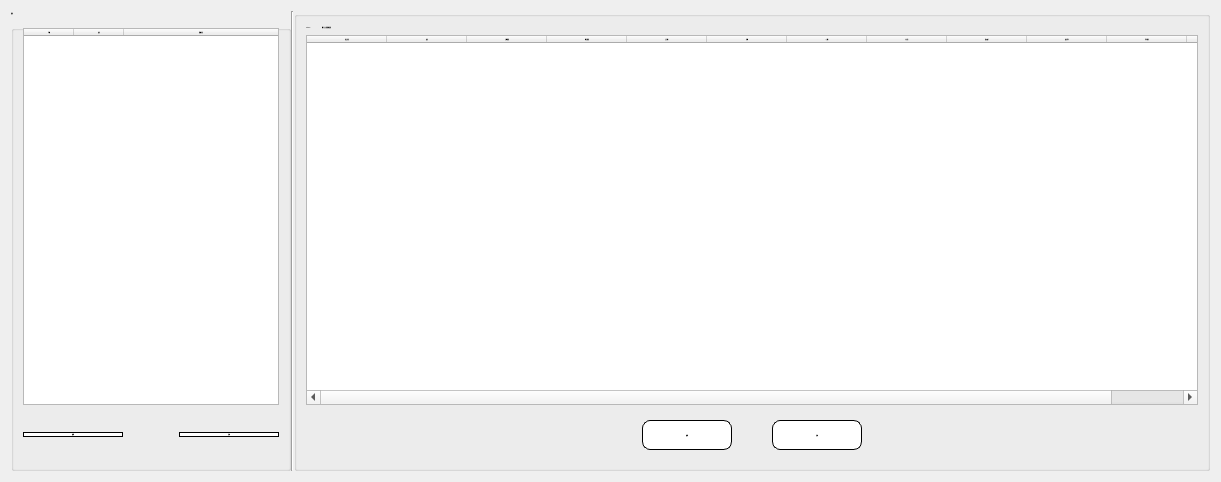
<?xml version="1.0" encoding="UTF-8"?>
<ui version="4.0">
 <class>LayerCostSetting</class>
 <widget class="QWidget" name="LayerCostSetting">
  <property name="geometry">
   <rect>
    <x>0</x>
    <y>0</y>
    <width>1221</width>
    <height>482</height>
   </rect>
  </property>
  <property name="windowTitle">
   <string>Form</string>
  </property>
  <layout class="QGridLayout" name="gridLayout">
   <item row="0" column="0">
    <widget class="QWidget" name="wBg" native="true">
     <property name="minimumSize">
      <size>
       <width>260</width>
       <height>0</height>
      </size>
     </property>
     <property name="maximumSize">
      <size>
       <width>2000</width>
       <height>16777215</height>
      </size>
     </property>
     <property name="styleSheet">
      <string notr="true">font: 18px &quot;Microsoft JhengHei UI&quot;;
</string>
     </property>
     <layout class="QGridLayout" name="gridLayout_2">
      <property name="leftMargin">
       <number>0</number>
      </property>
      <property name="topMargin">
       <number>0</number>
      </property>
      <property name="rightMargin">
       <number>0</number>
      </property>
      <property name="bottomMargin">
       <number>0</number>
      </property>
      <property name="spacing">
       <number>0</number>
      </property>
      <item row="0" column="0">
       <widget class="QGroupBox" name="groupBox">
        <property name="sizePolicy">
         <sizepolicy hsizetype="Fixed" vsizetype="Preferred">
          <horstretch>0</horstretch>
          <verstretch>0</verstretch>
         </sizepolicy>
        </property>
        <property name="minimumSize">
         <size>
          <width>260</width>
          <height>0</height>
         </size>
        </property>
        <property name="maximumSize">
         <size>
          <width>2000</width>
          <height>16777215</height>
         </size>
        </property>
        <property name="font">
         <font>
          <pointsize>-1</pointsize>
          <italic>false</italic>
          <bold>false</bold>
         </font>
        </property>
        <property name="title">
         <string>遊戲</string>
        </property>
        <layout class="QGridLayout" name="gridLayout_3">
         <item row="1" column="0">
          <widget class="QWidget" name="widget_3" native="true">
           <property name="minimumSize">
            <size>
             <width>0</width>
             <height>48</height>
            </size>
           </property>
           <property name="styleSheet">
            <string notr="true">
QPushButton{
font: 20px &quot;Microsoft JhengHei UI&quot;;


}



QPushButton{background-color: rgb(255, 255, 255);
border-radius:8px;
color: rgb(41,41,41);
border: 1px solid #000000; }


QPushButton:hover 
{ 
background-color: #55aaff; 
border-style: outset; 
border-width: 2px; 
font: 700 18px &quot;Microsoft JhengHei UI&quot;; 
}
QPushButton:pressed { 
border-style: outset; 
border-width: 0px; 
font: 700 24px &quot;Microsoft JhengHei UI&quot;; 
color:rgb(241,241,241);
background-color:#3c78b4;
}</string>
           </property>
           <layout class="QGridLayout" name="gridLayout_6">
            <property name="leftMargin">
             <number>0</number>
            </property>
            <property name="rightMargin">
             <number>0</number>
            </property>
            <item row="0" column="2">
             <widget class="QPushButton" name="btnGameAdd">
              <property name="sizePolicy">
               <sizepolicy hsizetype="Fixed" vsizetype="Fixed">
                <horstretch>0</horstretch>
                <verstretch>0</verstretch>
               </sizepolicy>
              </property>
              <property name="minimumSize">
               <size>
                <width>100</width>
                <height>0</height>
               </size>
              </property>
              <property name="text">
               <string>新增</string>
              </property>
             </widget>
            </item>
            <item row="0" column="0">
             <widget class="QPushButton" name="btnGameEdit">
              <property name="sizePolicy">
               <sizepolicy hsizetype="Fixed" vsizetype="Fixed">
                <horstretch>0</horstretch>
                <verstretch>0</verstretch>
               </sizepolicy>
              </property>
              <property name="minimumSize">
               <size>
                <width>100</width>
                <height>0</height>
               </size>
              </property>
              <property name="text">
               <string>編輯</string>
              </property>
             </widget>
            </item>
            <item row="0" column="1">
             <spacer name="horizontalSpacer">
              <property name="orientation">
               <enum>Qt::Horizontal</enum>
              </property>
              <property name="sizeHint" stdset="0">
               <size>
                <width>40</width>
                <height>20</height>
               </size>
              </property>
             </spacer>
            </item>
           </layout>
          </widget>
         </item>
         <item row="0" column="0">
          <widget class="QTableWidget" name="tbGame">
           <property name="sizePolicy">
            <sizepolicy hsizetype="Fixed" vsizetype="Expanding">
             <horstretch>0</horstretch>
             <verstretch>0</verstretch>
            </sizepolicy>
           </property>
           <property name="minimumSize">
            <size>
             <width>100</width>
             <height>0</height>
            </size>
           </property>
           <property name="focusPolicy">
            <enum>Qt::StrongFocus</enum>
           </property>
           <property name="editTriggers">
            <set>QAbstractItemView::NoEditTriggers</set>
           </property>
           <property name="selectionMode">
            <enum>QAbstractItemView::SingleSelection</enum>
           </property>
           <property name="selectionBehavior">
            <enum>QAbstractItemView::SelectRows</enum>
           </property>
           <attribute name="horizontalHeaderDefaultSectionSize">
            <number>50</number>
           </attribute>
           <attribute name="horizontalHeaderStretchLastSection">
            <bool>true</bool>
           </attribute>
           <attribute name="verticalHeaderVisible">
            <bool>false</bool>
           </attribute>
           <column>
            <property name="text">
             <string>代號</string>
            </property>
           </column>
           <column>
            <property name="text">
             <string>啟用</string>
            </property>
           </column>
           <column>
            <property name="text">
             <string>遊戲名稱</string>
            </property>
           </column>
          </widget>
         </item>
        </layout>
       </widget>
      </item>
      <item row="0" column="2">
       <widget class="QGroupBox" name="groupBox_2">
        <property name="sizePolicy">
         <sizepolicy hsizetype="Minimum" vsizetype="Preferred">
          <horstretch>0</horstretch>
          <verstretch>0</verstretch>
         </sizepolicy>
        </property>
        <property name="minimumSize">
         <size>
          <width>800</width>
          <height>0</height>
         </size>
        </property>
        <property name="font">
         <font>
          <pointsize>-1</pointsize>
          <italic>false</italic>
          <bold>false</bold>
         </font>
        </property>
        <property name="title">
         <string/>
        </property>
        <layout class="QGridLayout" name="gridLayout_4">
         <property name="horizontalSpacing">
          <number>10</number>
         </property>
         <item row="0" column="1">
          <widget class="QLabel" name="lbItemTitle1">
           <property name="sizePolicy">
            <sizepolicy hsizetype="Expanding" vsizetype="Preferred">
             <horstretch>0</horstretch>
             <verstretch>0</verstretch>
            </sizepolicy>
           </property>
           <property name="font">
            <font>
             <pointsize>-1</pointsize>
             <italic>false</italic>
             <bold>false</bold>
            </font>
           </property>
           <property name="text">
            <string>請先在左側選擇遊戲</string>
           </property>
          </widget>
         </item>
         <item row="0" column="0">
          <widget class="QLabel" name="lbItemTitle0">
           <property name="sizePolicy">
            <sizepolicy hsizetype="Fixed" vsizetype="Preferred">
             <horstretch>0</horstretch>
             <verstretch>0</verstretch>
            </sizepolicy>
           </property>
           <property name="font">
            <font>
             <pointsize>-1</pointsize>
             <italic>false</italic>
             <bold>false</bold>
            </font>
           </property>
           <property name="text">
            <string>TextLabel</string>
           </property>
          </widget>
         </item>
         <item row="1" column="0" colspan="2">
          <widget class="QTableWidget" name="tbGameItem">
           <property name="font">
            <font>
             <pointsize>-1</pointsize>
             <italic>false</italic>
             <bold>false</bold>
            </font>
           </property>
           <property name="styleSheet">
            <string notr="true"/>
           </property>
           <property name="editTriggers">
            <set>QAbstractItemView::NoEditTriggers</set>
           </property>
           <property name="selectionMode">
            <enum>QAbstractItemView::SingleSelection</enum>
           </property>
           <property name="selectionBehavior">
            <enum>QAbstractItemView::SelectRows</enum>
           </property>
           <attribute name="horizontalHeaderMinimumSectionSize">
            <number>35</number>
           </attribute>
           <attribute name="horizontalHeaderDefaultSectionSize">
            <number>80</number>
           </attribute>
           <attribute name="horizontalHeaderStretchLastSection">
            <bool>true</bool>
           </attribute>
           <attribute name="verticalHeaderVisible">
            <bool>false</bool>
           </attribute>
           <attribute name="verticalHeaderMinimumSectionSize">
            <number>32</number>
           </attribute>
           <column>
            <property name="text">
             <string>商品名稱</string>
            </property>
           </column>
           <column>
            <property name="text">
             <string>啟用</string>
            </property>
           </column>
           <column>
            <property name="text">
             <string>台幣原價</string>
            </property>
           </column>
           <column>
            <property name="text">
             <string>美金原價</string>
            </property>
           </column>
           <column>
            <property name="text">
             <string>新台幣</string>
            </property>
           </column>
           <column>
            <property name="text">
             <string>港幣</string>
            </property>
           </column>
           <column>
            <property name="text">
             <string>人民幣</string>
            </property>
           </column>
           <column>
            <property name="text">
             <string>林吉特</string>
            </property>
           </column>
           <column>
            <property name="text">
             <string>新加坡元</string>
            </property>
           </column>
           <column>
            <property name="text">
             <string>啟用折扣</string>
            </property>
           </column>
           <column>
            <property name="text">
             <string>折扣規則</string>
            </property>
           </column>
           <column>
            <property name="text">
             <string>更新時間</string>
            </property>
           </column>
          </widget>
         </item>
         <item row="2" column="0" colspan="2">
          <widget class="QWidget" name="widget_2" native="true">
           <property name="sizePolicy">
            <sizepolicy hsizetype="Expanding" vsizetype="Preferred">
             <horstretch>0</horstretch>
             <verstretch>0</verstretch>
            </sizepolicy>
           </property>
           <property name="minimumSize">
            <size>
             <width>0</width>
             <height>48</height>
            </size>
           </property>
           <property name="styleSheet">
            <string notr="true">
QPushButton{
font: 20px &quot;Microsoft JhengHei UI&quot;;

}

QPushButton{background-color: rgb(255, 255, 255);
border-radius:8px;
color: rgb(41,41,41);
border: 1px solid #000000; }


QPushButton:hover 
{ 
background-color: #55aaff; 
border-style: outset; 
border-width: 2px; 
font: 700 18px &quot;Microsoft JhengHei UI&quot;; 
}
QPushButton:pressed { 
border-style: outset; 
border-width: 0px; 
font: 700 24px &quot;Microsoft JhengHei UI&quot;; 
color:rgb(241,241,241);
background-color:#3c78b4;
}</string>
           </property>
           <layout class="QGridLayout" name="gridLayout_5">
            <property name="horizontalSpacing">
             <number>40</number>
            </property>
            <item row="0" column="0">
             <spacer name="horizontalSpacer_2">
              <property name="orientation">
               <enum>Qt::Horizontal</enum>
              </property>
              <property name="sizeHint" stdset="0">
               <size>
                <width>40</width>
                <height>20</height>
               </size>
              </property>
             </spacer>
            </item>
            <item row="0" column="1">
             <widget class="QPushButton" name="btnItemEdit">
              <property name="sizePolicy">
               <sizepolicy hsizetype="Minimum" vsizetype="Preferred">
                <horstretch>0</horstretch>
                <verstretch>0</verstretch>
               </sizepolicy>
              </property>
              <property name="minimumSize">
               <size>
                <width>90</width>
                <height>0</height>
               </size>
              </property>
              <property name="text">
               <string>編輯</string>
              </property>
             </widget>
            </item>
            <item row="0" column="2">
             <widget class="QPushButton" name="btnItemAdd">
              <property name="sizePolicy">
               <sizepolicy hsizetype="Minimum" vsizetype="Preferred">
                <horstretch>0</horstretch>
                <verstretch>0</verstretch>
               </sizepolicy>
              </property>
              <property name="minimumSize">
               <size>
                <width>90</width>
                <height>0</height>
               </size>
              </property>
              <property name="text">
               <string>新增</string>
              </property>
             </widget>
            </item>
            <item row="0" column="3">
             <spacer name="horizontalSpacer_3">
              <property name="orientation">
               <enum>Qt::Horizontal</enum>
              </property>
              <property name="sizeHint" stdset="0">
               <size>
                <width>40</width>
                <height>20</height>
               </size>
              </property>
             </spacer>
            </item>
           </layout>
          </widget>
         </item>
        </layout>
       </widget>
      </item>
      <item row="0" column="1">
       <widget class="Line" name="line">
        <property name="orientation">
         <enum>Qt::Vertical</enum>
        </property>
       </widget>
      </item>
     </layout>
    </widget>
   </item>
  </layout>
 </widget>
 <resources/>
 <connections/>
</ui>
